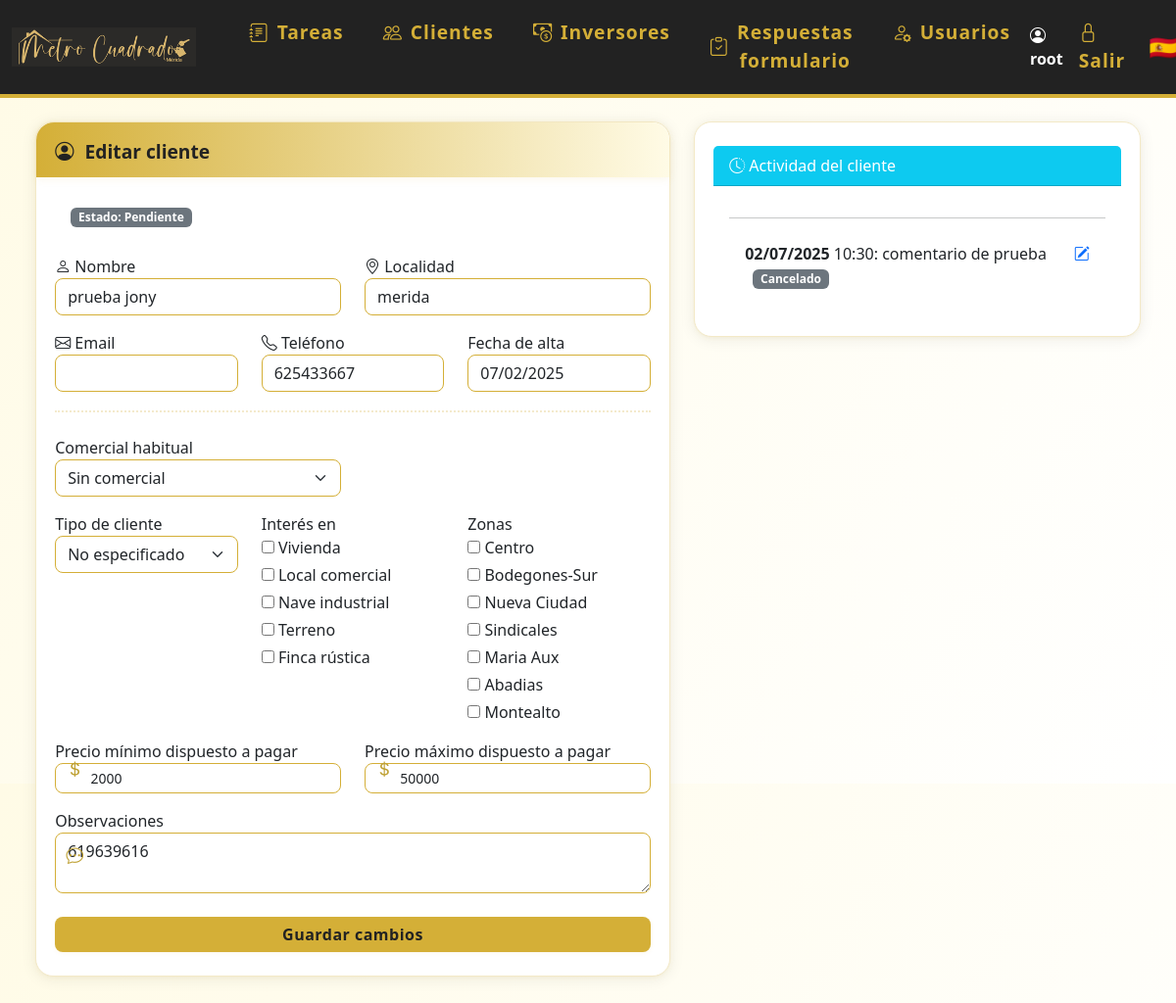
The app's page /editar_cliente/8 (signed in), older data.
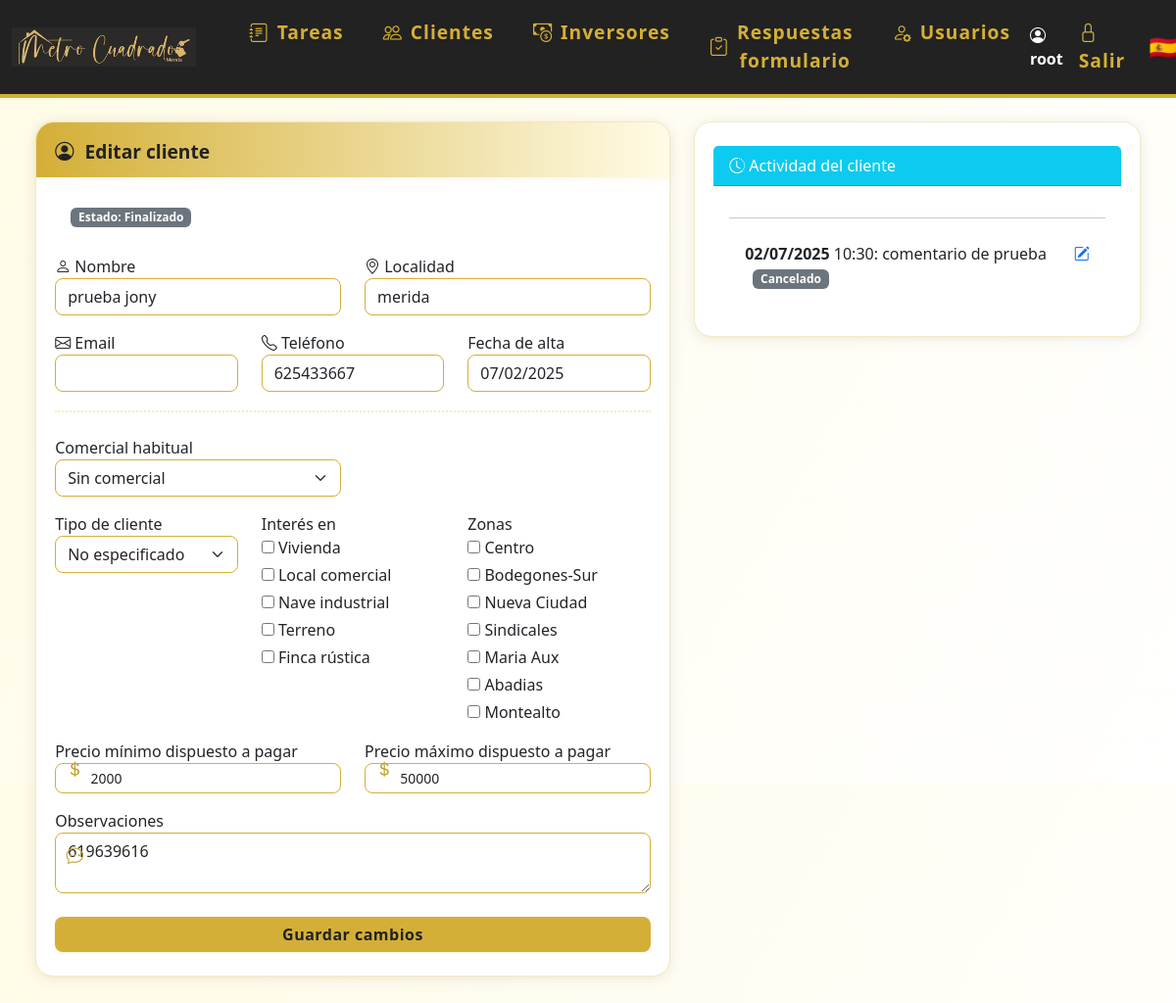
The same page, newer data.
### models.py (models this page shows)
class Cliente(db.Model):
    id = db.Column(db.Integer, primary_key=True)
    nombre = db.Column(db.String(120), nullable=False)
    email = db.Column(db.String(120), unique=True, nullable=True)
    telefono = db.Column(db.String(20), unique=True)
    estado = db.Column(db.String(20), nullable=False, default='en_curso') # en_curso, ha_comprado, cancelado
    localidad = db.Column(db.String(120), nullable=True)
    observaciones = db.Column(db.Text, nullable=True)
    tipo_cliente = db.Column(db.String(50), nullable=True)
    interes = db.Column(db.Text, nullable=True)
    zonas = db.Column(db.Text, nullable=True)
    precio_min = db.Column(db.Integer, nullable=True)
    precio_max = db.Column(db.Integer, nullable=True)
    encuesta_enviada = db.Column(db.Boolean, default=False)
    comercial_id = db.Column(db.Integer, db.ForeignKey('usuario.id'), nullable=True)
    fecha_creacion = db.Column(db.DateTime, default=datetime.utcnow)
    activo = db.Column(db.Boolean, default=True)  # Nuevo campo para desactivar cliente
    eventos = db.relationship('Evento', backref='cliente', lazy=True)
    tareas = db.relationship('Tarea', back_populates='cliente')
    visto_por = db.Column(db.Integer, db.ForeignKey('cliente.id'), nullable=True)

### app.py (the view, shortened to what this page needs)
@app.route('/editar_cliente/<int:cliente_id>', methods=['GET', 'POST'])
@login_required
def editar_cliente(cliente_id):
    cliente = Cliente.query.get_or_404(cliente_id)
    form = CrearClienteForm(obj=cliente)
    form.comercial_id.choices = [(0, 'Sin comercial')] + [(u.id, u.nombre) for u in Usuario.query.all()]
    if request.method == 'GET':
        form.comercial_id.data = cliente.comercial_id or 0
        form.interes.data = cliente.interes.split(',') if cliente.interes else []
        form.zonas.data = cliente.zonas.split(',') if cliente.zonas else []
    tareas_cliente = cliente.tareas if hasattr(cliente, 'tareas') else []
    return render_template('editar_cliente.html', form=form, cliente=cliente, tareas_cliente=tareas_cliente)

### app.py (called while the page is built)
@login_manager.user_loader
def load_user(user_id):
    return Usuario.query.get(int(user_id))

### templates/editar_cliente.html (shortened to what the changed rows need)
{% extends 'base.html' %}
{% block content %}
<div class="container" style="max-width:1200px;">
  <div class="row">
    <div class="col-md-7">
      <div class="card mb-3">
        <div class="mb-2" style="padding: 0.5rem 1rem 0 1rem;">
          <span class="badge bg-secondary">Estado: {{ cliente.estado.replace('_', ' ').capitalize() }}</span>
        </div>
        <form method="POST" style="padding:1.2rem 0 0 0;">
            <div class="row mb-3">
              <div class="col-6">
                <span class="icon"><i class="bi bi-person"></i></span>
                <label for="nombre">{{ form.nombre.label.text }}</label>
                {{ form.nombre(class_='form-control' + (' is-invalid' if form.nombre.errors else ''), autocomplete='name', id='nombre') }}
              </div>
              <div class="col-6">
                <span class="icon"><i class="bi bi-geo-alt"></i></span>
                <label for="localidad">{{ form.localidad.label.text }}</label>
                {{ form.localidad(class_='form-control' + (' is-invalid' if form.localidad.errors else ''), autocomplete='address-level2', id='localidad') }}
              </div>
            </div>
            <div class="row mb-3">
              <div class="col-4">
                <span class="icon"><i class="bi bi-envelope"></i></span>
                <label for="email">{{ form.email.label.text }}</label>
                {{ form.email(class_='form-control' + (' is-invalid' if form.email.errors else ''), autocomplete='email', id='email') }}
              </div>
              <div class="col-4">
                <span class="icon"><i class="bi bi-telephone"></i></span>
                <label for="telefono">{{ form.telefono.label.text }}</label>
                {{ form.telefono(class_='form-control' + (' is-invalid' if form.telefono.errors else ''), autocomplete='tel', id='telefono') }}
              </div>
              <div class="col-4">
                <label for="fecha_creacion">{{ form.fecha_creacion.label.text }}</label>
                {{ form.fecha_creacion(class_='form-control', readonly=true, autocomplete='off', id='fecha_creacion') }}
              </div>
            </div>
            <div class="row mb-3">
              <div class="col-6">
                {{ form.comercial_id.label }}
                {{ form.comercial_id(class_='form-select') }}
              </div>
            </div>
            <div class="row mb-3">
              <div class="col-md-4">
                {{ form.tipo_cliente.label }}
                {{ form.tipo_cliente(class_='form-select') }}
              </div>
            </div>
            <div class="row mb-3">
              <div class="col-6">
                <div class="input-icon">
                  <span class="icon"></span>
                  {{ form.precio_min.label }}
                  {{ form.precio_min(class_='form-control form-control-sm', step='1', value=form.precio_min.data if form.precio_min.data is not none else '') }}
                </div>
              </div>
              <div class="col-6">
                <div class="input-icon">
                  <span class="icon"></span>
                  {{ form.precio_max.label }}
                  {{ form.precio_max(class_='form-control form-control-sm', step='1', value=form.precio_max.data if form.precio_max.data is not none else '') }}
                </div>
              </div>
            </div>
            <div class="input-icon mb-3">
                <span class="icon"></span>
                {{ form.observaciones.label }}
                {{ form.observaciones(class_='form-control') }}
            </div>
        </form>
      </div>
    </div>
  </div>
</div>
{% endblock %}

Row changes from the older to the newer data that the page shows:
changed Cliente "prueba jony": estado.replace "Pendiente" → "Finalizado"
